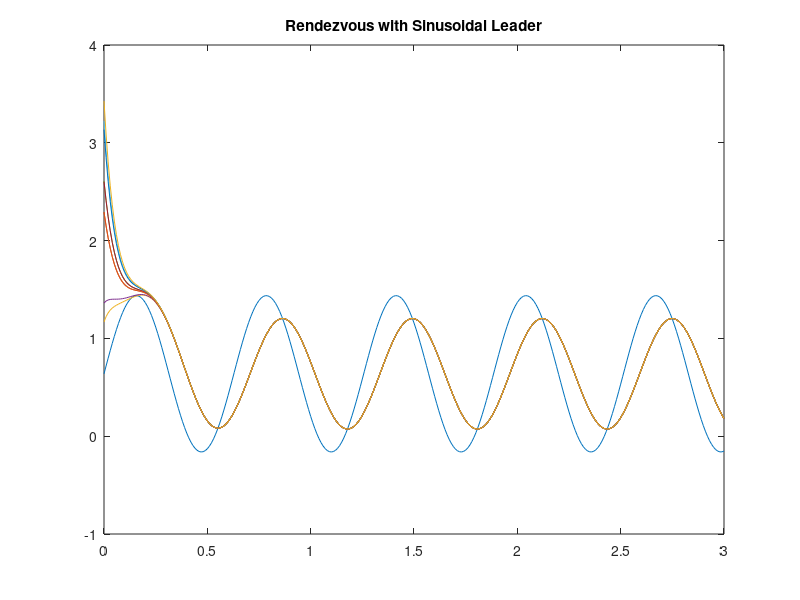

Here is the MATLAB script that generated this plot: (Note: this script raises an error after producing the figure.)
% Init
clear % vars
clc   % screen

% Timing
dt=0.01;
Tmax=3;
t0 = 0:dt:Tmax;

% Agents Random Initial Positions
nAgents = 10;
xAxisL = 5;
X = [xAxisL.*rand(1,nAgents)]'
% X = [2 4 6 8]' % Or specified

% Init Laplacian, must 
Laplacian=[
    0 0 0 0
    1 -3 1 1
    1 1 -3 1
    1 1 1 -3
];
% Or Define Dynamics
Adj = ones(nAgents,nAgents)-eye(nAgents)
Adj(:,1)=nAgents*ones(nAgents,1)
Din = -sum(Adj,2).*eye(nAgents) 

Laplacian=Din+Adj;
Laplacian(:,1)=nAgents*ones(nAgents,1)
Laplacian(1,:)=zeros(1,nAgents)

% State Space for Agents Positions
A=Laplacian;
B=zeros(nAgents,nAgents);
B(1,:)=[1 zeros(1,nAgents-1)];
C=eye(nAgents,nAgents);
D=zeros(nAgents,nAgents);
sys = ss(A,B,C,D)  
% Constant Input for Every Agent(turn on?)
u=1*t0;
u=repmat(u,nAgents,1);
u(1,:)=8*cos(t0*10);

%Sim
[y,t]=lsim(sys,u,t0,X);

%Plotting
plot(t,y)
title("Rendezvous with Sinusoidal Leader")
subtitle("1D")
ylabel("X_i")
xlabel("t")
yline(y(1),'-','start');
legend('Leader');
ylim([0 xAxisL])
grid